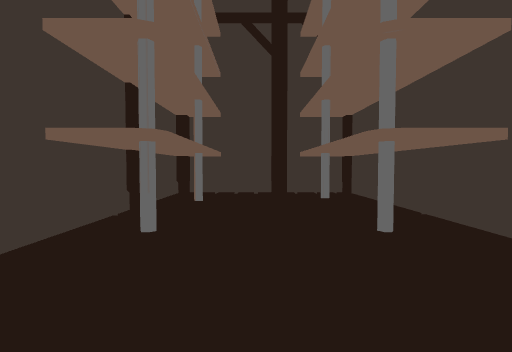
View 1 (above)

12 first-person views from a walk through a Unity game level. The camera is 1.4 m above the floor, tilts 2° down and sees 85° across. The floor is counted in squares, 2 m on a side. Each view is taken from the middle of a square. On the plan, view 1 faces up. The plan holds only what a view shows up to about 9 squares ahead; the rest is blank. The place goes on beyond the plan.

View 2
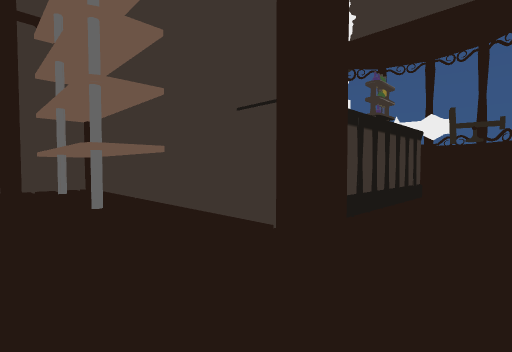

View 3
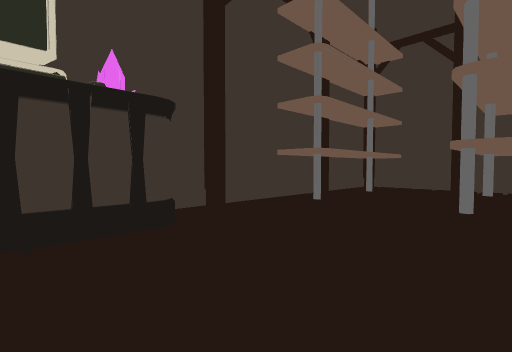

View 4
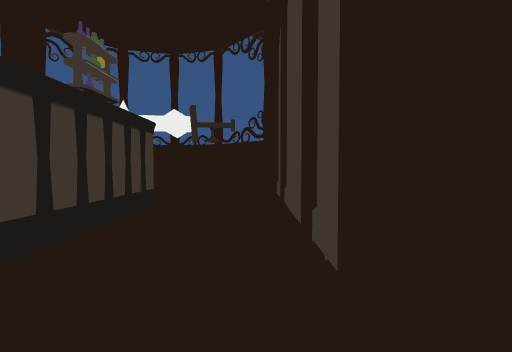

View 5
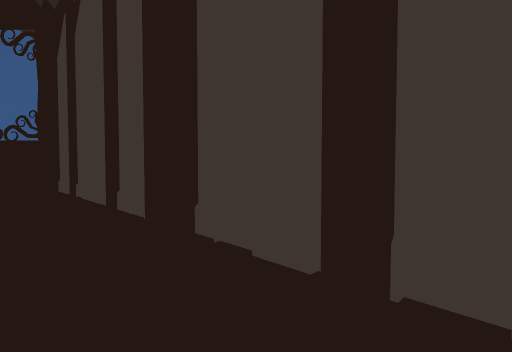

View 6
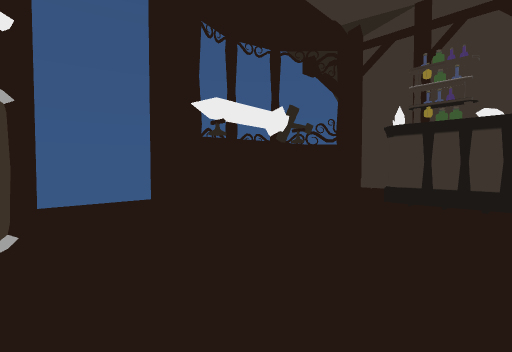

View 7
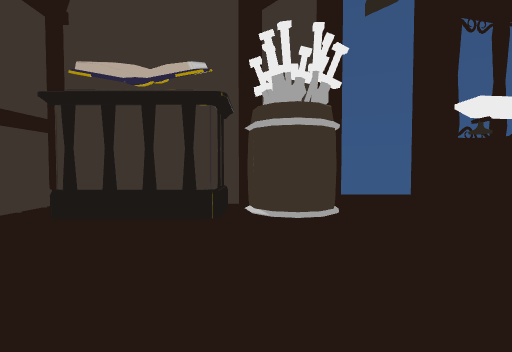

View 8
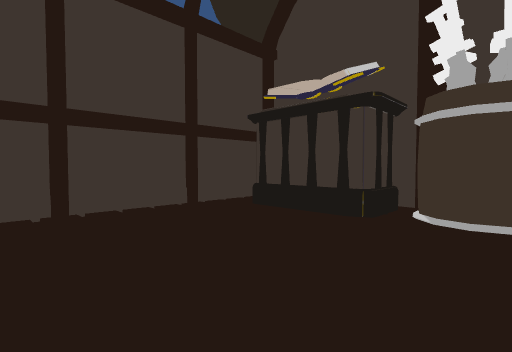

View 9
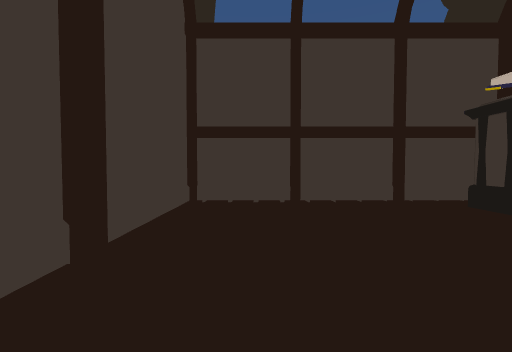

View 10
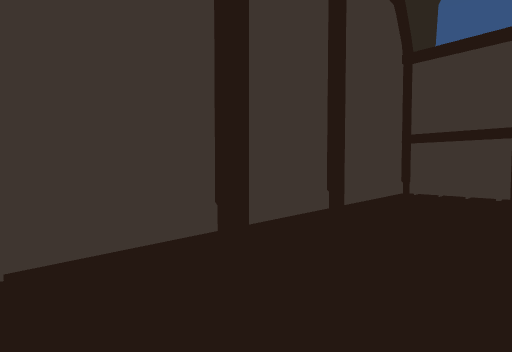

View 11
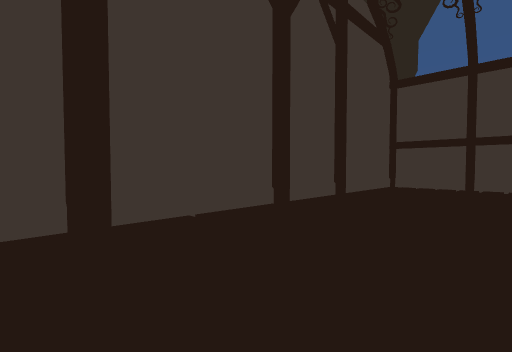

View 12
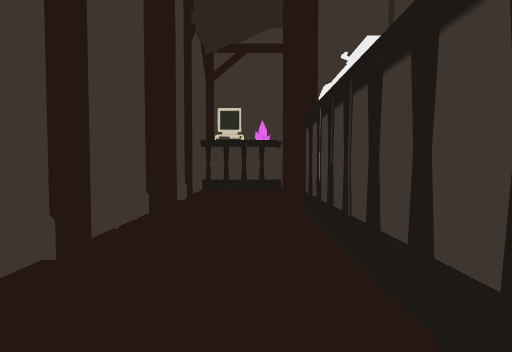

### Floor plan
Ten units are one square. View 1 is at (0, 0); x grows to the right and y downward. Boxes are objects, and circles mark ways between rooms. Rooms are numbered by the first view taken in them; rooms with no view inside come last. Other rooms are left out.
<svg viewBox="-30 -110 127 141">
<path fill="none" stroke="#000" d="M29 5 24 5 24 -71 -19 -71 -19 2M22 23 31 23M-11 26 89 26M68 3 29 3M29 -69 21 -69M92 23 89 9M89 -72 89 -78M87 -36 87 -41M89 -22 91 -34M87 -105 27 -105 27 -11M51 -6 68 -6M87 10 87 -23"/>
<rect x="-25" y="5" width="20" height="20" fill="#bbb"><title>other object</title></rect>
<rect x="75" y="-65" width="10" height="10" fill="#bbb"><title>other object</title></rect>
<rect x="75" y="-95" width="10" height="20" fill="#bbb"><title>other object</title></rect>
<circle cx="80" cy="0" r="3" fill="#2a7"/>
<text x="20" y="-10">1</text>
<text x="60" y="-60">2</text>
</svg>
Room 1 opens to room 2.

Where each view was taken, in squares from view 1:
view 1: 0 up, 0 right, facing up
view 2: 2 down, 0 right, facing up-right
view 3: 2 down, 2 right, facing up-left
view 4: 2 down, 2 right, facing right
view 5: 1 down, 0 right, facing down-right
view 6: 6 up, 5 right, facing down-right
view 7: 7 up, 4 right, facing right
view 8: 6 up, 4 right, facing up-right
view 9: 5 up, 4 right, facing up
view 10: 3 up, 5 right, facing up-left
view 11: 1 up, 6 right, facing up-left
view 12: 1 down, 7 right, facing left
